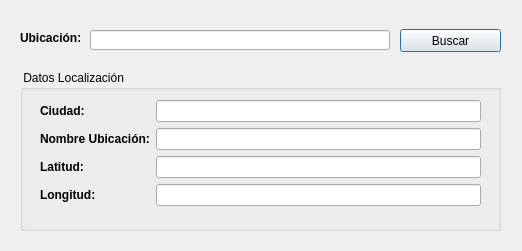
<?xml version="1.0" encoding="UTF-8"?>
<ui version="4.0">
 <class>frmDatosUbicacion</class>
 <widget class="QDialog" name="frmDatosUbicacion">
  <property name="geometry">
   <rect>
    <x>0</x>
    <y>0</y>
    <width>522</width>
    <height>251</height>
   </rect>
  </property>
  <property name="windowTitle">
   <string>Google Maps: Datos Ubicación</string>
  </property>
  <widget class="QLabel" name="lblUbicacion">
   <property name="geometry">
    <rect>
     <x>20</x>
     <y>28</y>
     <width>60</width>
     <height>20</height>
    </rect>
   </property>
   <property name="font">
    <font>
     <weight>75</weight>
     <bold>true</bold>
    </font>
   </property>
   <property name="text">
    <string>Ubicación:</string>
   </property>
  </widget>
  <widget class="QLineEdit" name="txtUbicacion">
   <property name="geometry">
    <rect>
     <x>90</x>
     <y>30</y>
     <width>300</width>
     <height>20</height>
    </rect>
   </property>
  </widget>
  <widget class="QPushButton" name="btnBuscar">
   <property name="geometry">
    <rect>
     <x>400</x>
     <y>29</y>
     <width>101</width>
     <height>23</height>
    </rect>
   </property>
   <property name="text">
    <string>Buscar</string>
   </property>
  </widget>
  <widget class="QWidget" name="formLayoutWidget">
   <property name="geometry">
    <rect>
     <x>40</x>
     <y>100</y>
     <width>441</width>
     <height>111</height>
    </rect>
   </property>
   <layout class="QFormLayout" name="formDatos">
    <item row="0" column="0">
     <widget class="QLabel" name="lblCiudad">
      <property name="font">
       <font>
        <weight>75</weight>
        <bold>true</bold>
       </font>
      </property>
      <property name="text">
       <string>Ciudad:</string>
      </property>
     </widget>
    </item>
    <item row="1" column="0">
     <widget class="QLabel" name="LblNombreUbicacion">
      <property name="font">
       <font>
        <weight>75</weight>
        <bold>true</bold>
       </font>
      </property>
      <property name="text">
       <string>Nombre Ubicación:</string>
      </property>
     </widget>
    </item>
    <item row="2" column="0">
     <widget class="QLabel" name="lblLatitud">
      <property name="font">
       <font>
        <weight>75</weight>
        <bold>true</bold>
       </font>
      </property>
      <property name="text">
       <string>Latitud:</string>
      </property>
     </widget>
    </item>
    <item row="3" column="0">
     <widget class="QLabel" name="lblLongitud">
      <property name="font">
       <font>
        <weight>75</weight>
        <bold>true</bold>
       </font>
      </property>
      <property name="text">
       <string>Longitud:</string>
      </property>
     </widget>
    </item>
    <item row="0" column="1">
     <widget class="QLineEdit" name="txtCiudad">
      <property name="readOnly">
       <bool>true</bool>
      </property>
     </widget>
    </item>
    <item row="1" column="1">
     <widget class="QLineEdit" name="txtNombreUbicacion">
      <property name="readOnly">
       <bool>true</bool>
      </property>
     </widget>
    </item>
    <item row="2" column="1">
     <widget class="QLineEdit" name="txtLatitud">
      <property name="readOnly">
       <bool>true</bool>
      </property>
     </widget>
    </item>
    <item row="3" column="1">
     <widget class="QLineEdit" name="txtLongitud">
      <property name="readOnly">
       <bool>true</bool>
      </property>
     </widget>
    </item>
   </layout>
  </widget>
  <widget class="QGroupBox" name="groupBox">
   <property name="geometry">
    <rect>
     <x>20</x>
     <y>70</y>
     <width>481</width>
     <height>161</height>
    </rect>
   </property>
   <property name="title">
    <string> Datos Localización </string>
   </property>
  </widget>
  <zorder>groupBox</zorder>
  <zorder>lblUbicacion</zorder>
  <zorder>txtUbicacion</zorder>
  <zorder>btnBuscar</zorder>
  <zorder>formLayoutWidget</zorder>
 </widget>
 <resources/>
 <connections/>
</ui>
